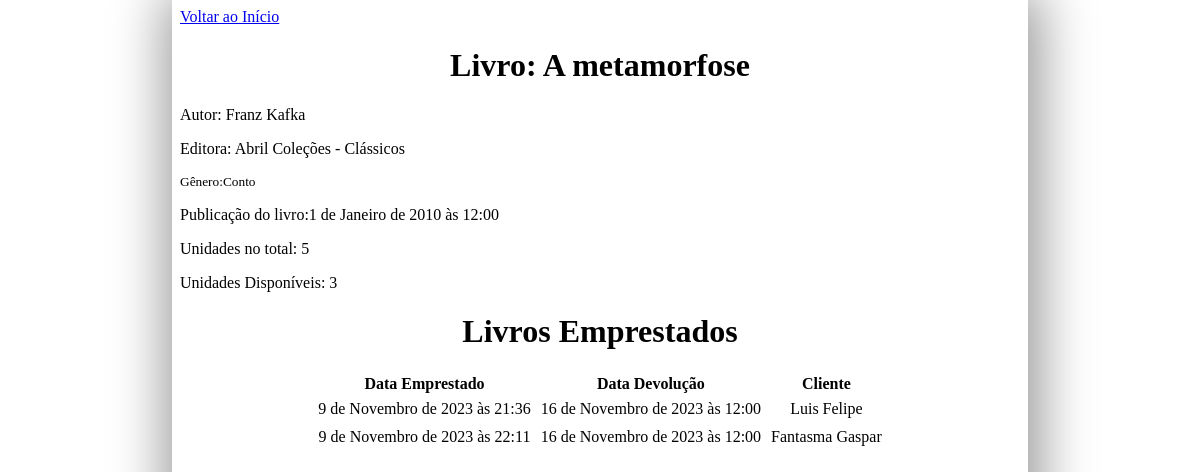
Screenshot of /SGCLAapp/1/detalhes/ with the database file from the repository.
### SGCLAapp/models.py (models this page shows, shortened)
class Livro(models.Model):
    titulo = models.CharField("Título do Livro", max_length=200)
    genero = models.CharField("Gênero textual", max_length=20)
    autor = models.CharField("Autor(res)",max_length=200)
    editora = models.CharField("Editora",max_length=150)
    anoPublicacao = models.DateTimeField("Data de publicação")
    unidades = models.IntegerField(default=1)

class LivrosAlugados(models.Model):
    usuario = models.ForeignKey(Usuario, on_delete=models.CASCADE)
    livro = models.ForeignKey(Livro,on_delete=models.CASCADE)
    dataDevolucao = models.DateTimeField()
    dataEmprestado = models.DateTimeField()
    nota = models.CharField("Observação", max_length=200,default="")

class Usuario(models.Model):
    pNome = models.CharField("Primeiro nome",max_length=200)
    uNome = models.CharField("Sobrenome",max_length=200)
    dataNasc = models.DateField("Data de Nascimento")
    livros = models.ManyToManyField(Livro, through = "LivrosAlugados")
    def __str__(self):
        return self.pNome + ' '+ self.uNome

### SGCLAapp/views.py (the view)
# urls.py: path("<int:livro_id>/detalhes/" ,views.detalhes, name="detalhes"),
def detalhes(request,livro_id):
    livro = get_object_or_404(Livro, pk = livro_id)
    alugados = LivrosAlugados.objects.filter(livro_id = livro_id)
    livrosDisponiveis = livro.unidades - alugados.count()
    return render(request, "SGCLAapp/detalhes.html",{
        "livro": livro,
        "alugados": alugados,
        "disponiveis":livrosDisponiveis,
    })

### SGCLAapp/templates/SGCLAapp/detalhes.html
{% load static %}
<link rel="stylesheet" href="{% static 'SGCLAapp/estilo.css' %}"/>
<a href="{%url 'SGCLA:index'%}"> Voltar ao Início</a>
<h1>Livro: {{livro.titulo}}</h1>
<p>Autor: {{livro.autor}}</p>
<p>Editora: {{livro.editora}}</p>
<small>Gênero:{{livro.genero}}</small>
<p>Publicação do livro:{{livro.anoPublicacao}}</p>
<p>Unidades no total: {{livro.unidades}}</p>
<p>Unidades Disponíveis: {{disponiveis}}</p>
<table>
    <h1>Livros Emprestados</h1>
    <tr>
        <th>Data Emprestado</th>
        <th>Data Devolução</th>
        <th>Cliente</th>
    </tr>
    {%for a in alugados%}
    <tr>
        <td>
            {{a.dataEmprestado}}
        </td>
        <td>
            {{a.dataDevolucao}}
        </td>
        <td>
            {{a.usuario}}
        </td>
    </tr>
        {%endfor%}
</table>

### SGCLAapp/static/SGCLAapp/estilo.css (style rules this page uses)
form, h1, td { text-align: center; }
td { padding: 0.25rem; }
table { margin: 0 auto; }

### rows the page displays
Livro: titulo "A metamorfose", autor "Franz Kafka", editora "Abril Coleções - Clássicos", genero "Conto", anoPublicacao "1 de Janeiro de 2010 às 12:00", unidades "5"
LivrosAlugados: dataEmprestado "9 de Novembro de 2023 às 21:36", dataDevolucao "16 de Novembro de 2023 às 12:00", usuario "Luis Felipe"
LivrosAlugados: dataEmprestado "9 de Novembro de 2023 às 22:11", dataDevolucao "16 de Novembro de 2023 às 12:00", usuario "Fantasma Gaspar"

### other values shown
{{ disponiveis }} "3"
